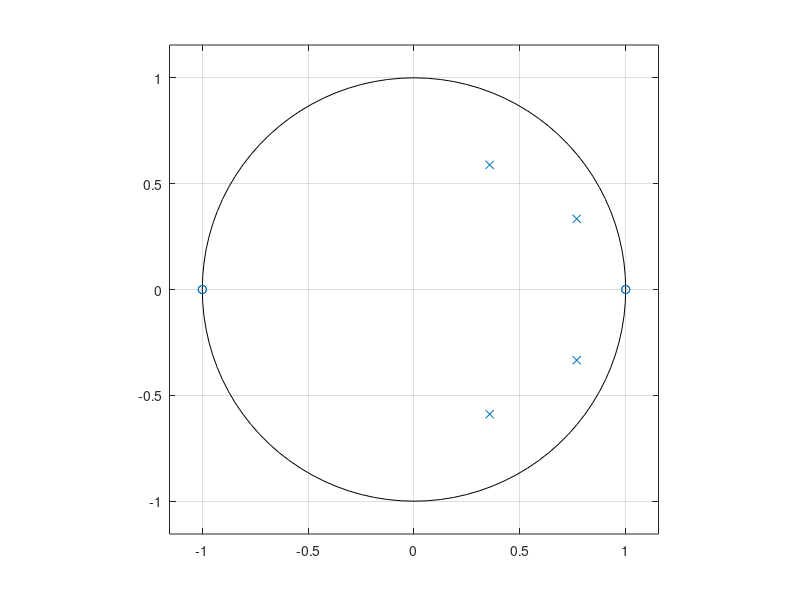
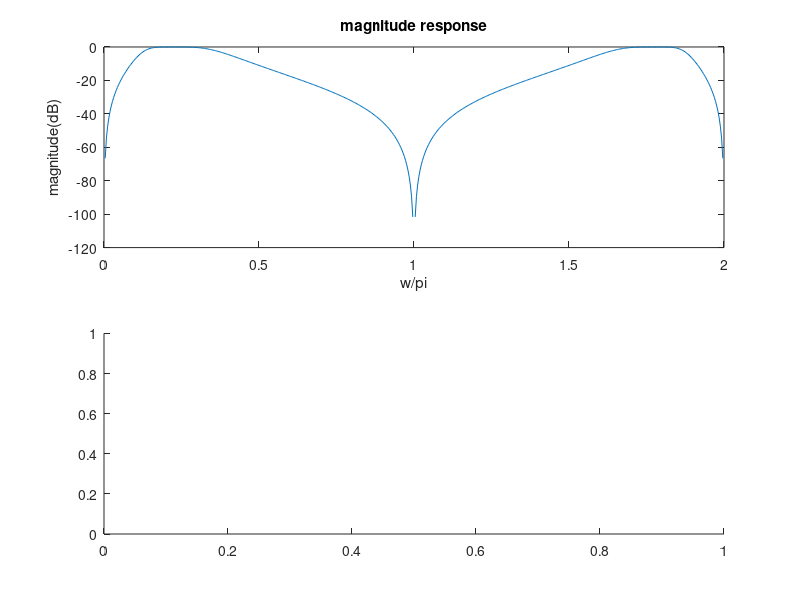

Here is the MATLAB script that generated these plots, in order: (Note: this script raises an error after producing the figures.)

b0 = 0.0976;
b1 = [1, -1];
b2 = [1, 1];
a1 = [1, -0.3575-0.5889i];
a2 = [1, -0.3575+0.5889i];
a3 = [1, -0.7686-0.3338i];
a4 = [1, -0.7686+0.3338i];

%problem 2
b = b0 *conv(conv(b2, b2), conv(b1, b1));
a = conv(a4, conv(a3, conv(a1, a2)));

[r, p, k] = residuez(b, a);
zplane(b, a)

%problem 3
[h, w] = freqz(b, a);
figure;
subplot(2, 1, 1);
plot (w/pi, 20*log10(abs(h))), title('magnitude response');
xlabel('w/pi');
ylabel('magnitude(dB)');
subplot(2, 1, 2);
plot (w/pi, 180*phase(h)/pi), title('phase response');
xlabel('w/pi');
ylabel('phase(degree)');

%problem 4
z = [-1, -1, 1, 1];
p1 = [0.3575+0.5889i, 0.3575-0.5889i, 0.7686+0.3338i, 0.7686-0.3338i];
[sos, g] = zp2sos(z, p1, b0);
sos=sos';
B1 = sos(1:3);
A1 = sos(4:6);
B2 = sos(7:9);
A2 = sos(10:12);
%problem 5
[H1, W1]=freqz(B1, A1);
figure;
subplot(2, 1, 1);
plot (W1/pi, 20*log10(abs(sqrt(g)*H1))), title('H1 magnitude response');
xlabel('w/pi');
ylabel('magnitude(dB)');
subplot(2, 1, 2);
plot (W1/pi, 180*phase(H1)/pi), title('phase response');
xlabel('w/pi');
ylabel('phase(degree)');

[H2, W2]=freqz(B2, A2);
figure;
subplot(2, 1, 1);
plot (W2/pi, 20*log10(abs(sqrt(g)*H2))), title('H2 magnitude response');
xlabel('w/pi');
ylabel('magnitude(dB)');
subplot(2, 1, 2);
plot (W2/pi, 180*phase(H2)/pi), title('phase response');
xlabel('w/pi');
ylabel('phase(degree)');
%problem 6
figure;
[y2, n]=impz(b, (a));
inpX=[1 zeros(1, length(n)-1)];
stem(n, filter(b, (a), inpX)), title('filter()');
xlabel('n');
ylabel('h[n]');
figure;
stem(n, y2), title('impz()');
xlabel('n');
ylabel('h[n]');
